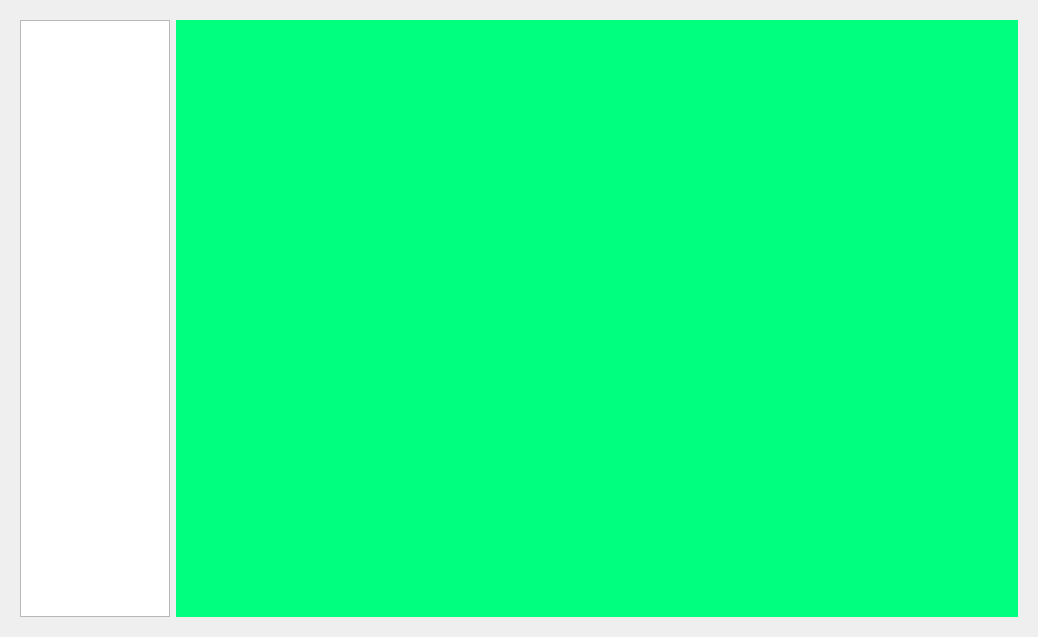
<?xml version="1.0" encoding="UTF-8"?>
<ui version="4.0">
 <class>Form</class>
 <widget class="QWidget" name="Form">
  <property name="geometry">
   <rect>
    <x>0</x>
    <y>0</y>
    <width>1038</width>
    <height>637</height>
   </rect>
  </property>
  <property name="windowTitle">
   <string>Form</string>
  </property>
  <layout class="QHBoxLayout" name="horizontalLayout">
   <item>
    <widget class="QWidget" name="widget" native="true">
     <layout class="QHBoxLayout" name="horizontalLayout_2">
      <item>
       <widget class="QListWidget" name="listWidget">
        <property name="maximumSize">
         <size>
          <width>150</width>
          <height>16777215</height>
         </size>
        </property>
       </widget>
      </item>
      <item>
       <widget class="QStackedWidget" name="stackedWidget">
        <property name="currentIndex">
         <number>0</number>
        </property>
        <widget class="QWidget" name="page">
         <property name="styleSheet">
          <string notr="true">background-color:rgb(0, 255, 127)</string>
         </property>
        </widget>
        <widget class="QWidget" name="page_2"/>
       </widget>
      </item>
     </layout>
    </widget>
   </item>
  </layout>
 </widget>
 <resources/>
 <connections/>
</ui>
